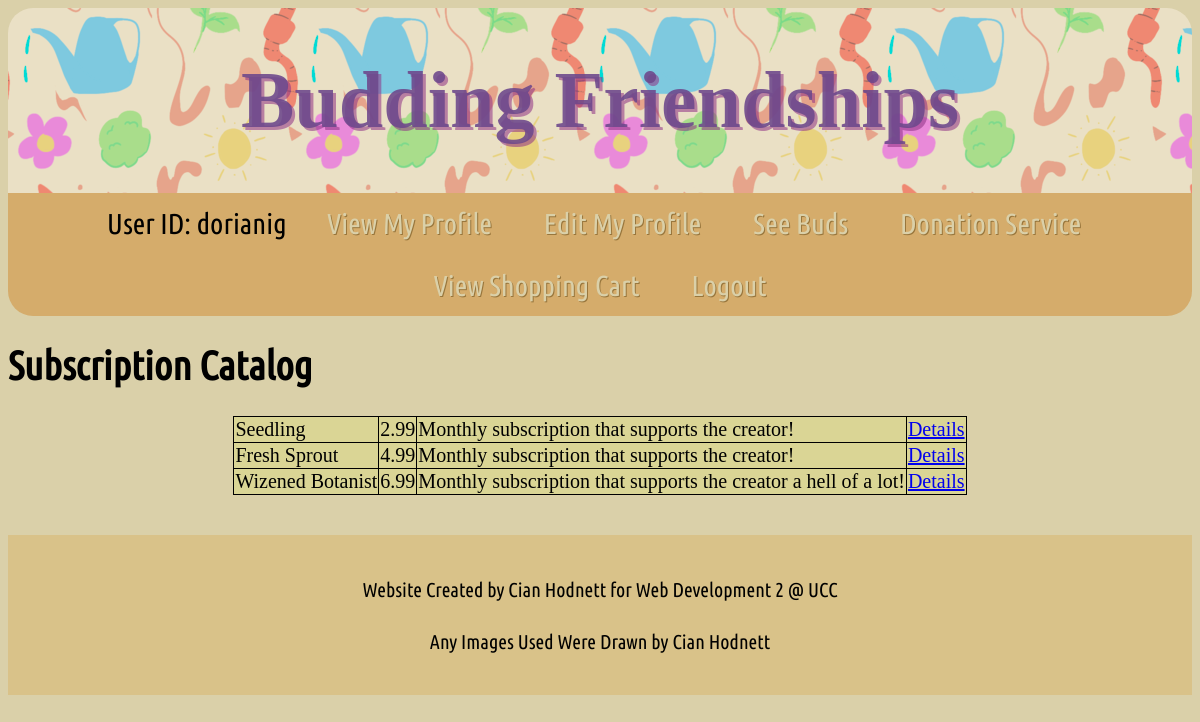
The app's page /subscriptions (signed in) with its own data.
### tables this page shows
CREATE TABLE subscriptions
(
    pack_id INTEGER PRIMARY KEY AUTOINCREMENT,
    pack_name TEXT NOT NULL,
    pack_price REAL NOT NULL,
    description TEXT NOT NULL
);

### app.py (the view)
@app.route("/subscriptions")
@login_required
def subscriptions():
    db = get_db()
    subscriptions = db.execute("""SELECT * FROM subscriptions;""").fetchall()
    return render_template("subscriptions.html", subscriptions = subscriptions)

### app.py (called while the page is built)
@app.before_request
def load_logged_in_user():
    g.user = session.get("user_id", None)

def login_required(view):
    @wraps(view)
    def wrapped_view(**kwargs):
        if g.user is None:
            return redirect( url_for("login"))
        return view(**kwargs)
    return wrapped_view

### database.py (called while the page is built)
def get_db():
    if "db" not in g:
        g.db = sqlite3.connect(DATABASE,
            detect_types=sqlite3.PARSE_DECLTYPES
        )
        g.db.row_factory = sqlite3.Row
    return g.db

### templates/subscriptions.html
{% extends "base.html" %}
{% block main_content %}
    <h1>Subscription Catalog</h1>
    <table>
        {% for subscription in subscriptions %}
            <tr>
                <td>{{ subscription["pack_name"] }}</td>
                <td>{{ subscription["pack_price"] }}</td>
                <td>{{ subscription["description"] }}</td>
                <td>
                    <a href="{{ url_for('subscription', pack_id=subscription['pack_id']) }}">Details</a>
                </td>
            </tr>
        {% endfor %}
    </table>
{% endblock %}

### static/style.css (style rules this page uses)
:root { --bgColor:#DAD0A9; --accentColor: #cd7e1e71; --accentColorTwo:#eceadf; }
html { scroll-behavior: smooth; }
body { font-size: 20px; background-color: #DAD0A9; }
main>h1 { font-family: UbuntuCondensed, Verdana, Geneva, Tahoma, sans-serif; }
table { margin-left: auto; margin-right: auto; margin-bottom: 2em; border-collapse: collapse; background-color: #d8e06950; }
th,td { border:1px solid black }

### records on screen
subscriptions: pack_name "Seedling", pack_price "2.99", description "Monthly subscription that supports the creator!"
subscriptions: pack_name "Fresh Sprout", pack_price "4.99", description "Monthly subscription that supports the creator!"
subscriptions: pack_name "Wizened Botanist", pack_price "6.99", description "Monthly subscription that supports the creator a hell of a lot!"

### other values on screen
{{ g.user }} "dorianig"
